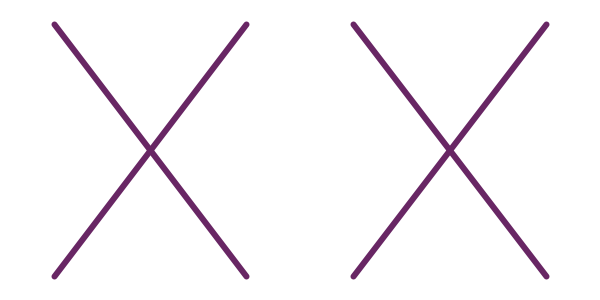
Frame 1 (no input)
Frame 60 (the mouse pressed at the canvas centre just before this capture): identical to frame 1, image omitted
Frame 120 (the mouse held since frame 60 and released just before this capture): identical to frame 1, image omitted

The Processing sketch that drew this single still picture (run headless with seeded random() and noise(); from frame 60 on, the mouse is pressed at the canvas centre):

// Processing sketch: code2
// ── code2.pde
// Draws a colour contrast figure 4.14 from Ware 2004.
// Jo Wood, 26th January, 2016.
 
boolean drawBackground;
 
void setup()
{
  size(600, 300);
  drawBackground = false;
}
 
void draw()
{
  noStroke();
 
  if (drawBackground)
  {
    // Red background.
    background(150, 0, 0);
 
    // Blue rectangles
    fill(0, 0, 100);
    rect(0, 0, width*.08, height);
    rect(width*.42, 0, width*.08, height);
    rect(width*.58, 0, width*.35, height);
  }
  else
  {
    // White background.
    background(255);
  }
 
  // Draw crosses
  stroke(104, 38, 100);
  strokeWeight(6);
 
  line(width*.09, height*.08, width*.41, height*.92);
  line(width*.09, height*.92, width*.41, height*.08);
 
  line(width*.59, height*.08, width*.91, height*.92);
  line(width*.59, height*.92, width*.91, height*.08);
}
 
void keyPressed()
{
  if (key == ' ')
  {
    // Toggle coloured background variable.
    drawBackground = !drawBackground;
  }
}
